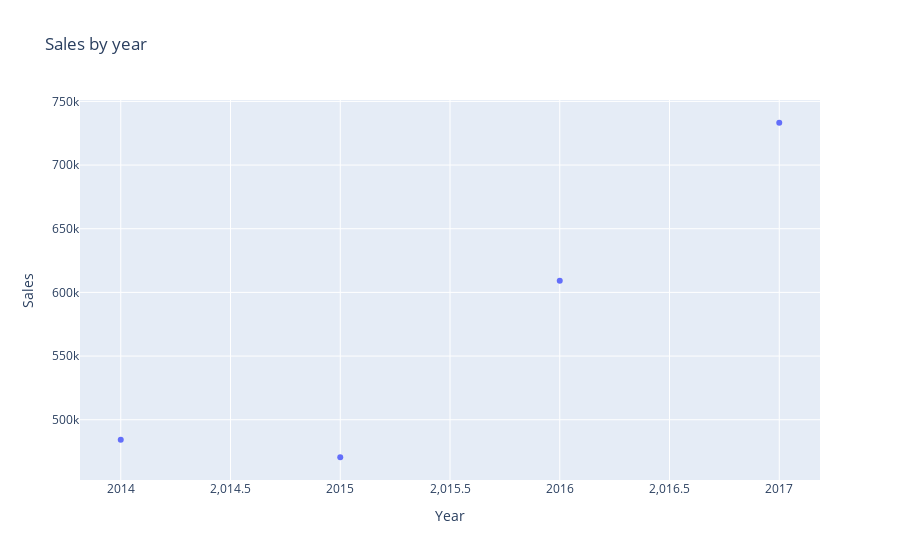

Source (notebook cell):
### Code cell
fig = px.scatter(total_sales,x='Year',y='Sales', title = 'Sales by year')
fig.show()

### Figure 1 — Plotly figure (JSON) as saved in the notebook; plotly's stock layout.template omitted (floating-point values rounded to 4 significant figures)
{"data": [{"hovertemplate": "Year=%{x}<br>Sales=%{y}<extra></extra>", "legendgroup": "", "marker": {"color": "#636efa", "symbol": "circle"}, "mode": "markers", "name": "", "orientation": "v", "showlegend": false, "type": "scatter", "x": [2014, 2015, 2016, 2017], "xaxis": "x", "y": [484200.0, 470500.0, 609200.0, 733200.0], "yaxis": "y"}], "layout": {"legend": {"tracegroupgap": 0}, "title": {"text": "Sales by year"}, "xaxis": {"anchor": "y", "domain": [0, 1], "title": {"text": "Year"}}, "yaxis": {"anchor": "x", "domain": [0, 1], "title": {"text": "Sales"}}}}
